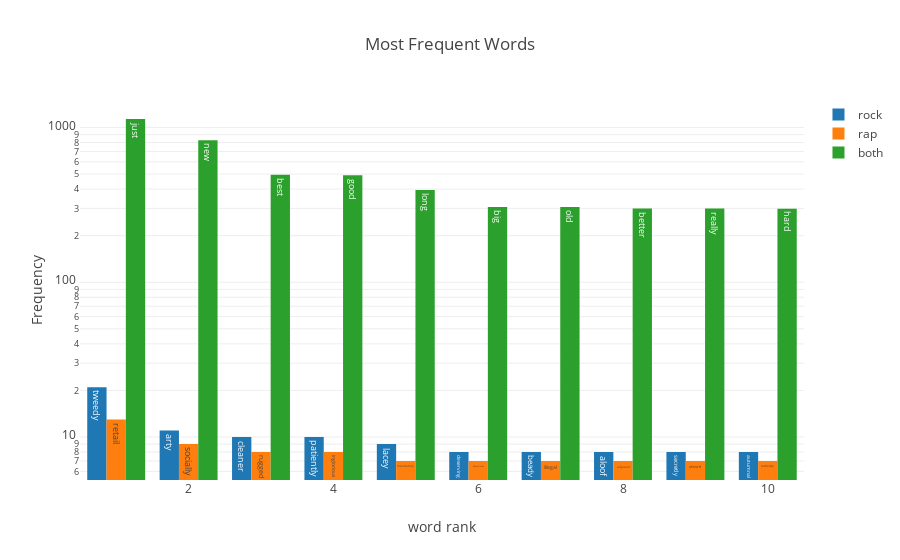

Source (notebook cell):
### Code cell
import plotly as py
import plotly.graph_objs as go

rock_trace = go.Bar(
    x=list(range(1,len(rock_top)+1)),
    y=rock_top.values,
    text=rock_top.keys(),
    name='rock'
    
)

rap_trace = go.Bar(
    x=list(range(1,len(rap_top)+1)),
    y=rap_top.values,
    text=rap_top.keys(),
    name='rap'   
)

both_trace = go.Bar(
    x=list(range(1,len(general_top)+1)),
    y=general_top.values,
    text=general_top.keys(),
    name='both'   
)

data = [rock_trace, rap_trace, both_trace]
layout = go.Layout(
    barmode='group',
    title='Most Frequent Words',
    xaxis={'title':'word rank'},
    yaxis={'title':'Frequency', 'type':'log'}
)

fig = go.Figure(data=data, layout=layout)
py.offline.iplot(fig, filename='most_frequent')

### Figure 1 — Plotly figure (JSON) as saved in the notebook; plotly's stock layout.template omitted (floating-point values rounded to 4 significant figures)
{"data": [{"name": "rock", "text": ["tweedy", "arty", "cleaner", "patiently", "lacey", "deserving", "beady", "aloof", "secretly", "autumnal"], "type": "bar", "x": [1, 2, 3, 4, 5, 6, 7, 8, 9, 10], "y": [21, 11, 10, 10, 9, 8, 8, 8, 8, 8]}, {"name": "rap", "text": ["retail", "socially", "rugged", "inglorious", "mandatory", "educational", "illegal", "adjacent", "unsure", "restlessly"], "type": "bar", "x": [1, 2, 3, 4, 5, 6, 7, 8, 9, 10], "y": [13, 9, 8, 8, 7, 7, 7, 7, 7, 7]}, {"name": "both", "text": ["just", "new", "best", "good", "long", "big", "old", "better", "really", "hard"], "type": "bar", "x": [1, 2, 3, 4, 5, 6, 7, 8, 9, 10], "y": [1135, 828, 496, 491, 395, 307, 306, 300, 300, 299]}], "layout": {"barmode": "group", "title": "Most Frequent Words", "xaxis": {"title": "word rank"}, "yaxis": {"title": "Frequency", "type": "log"}}}
